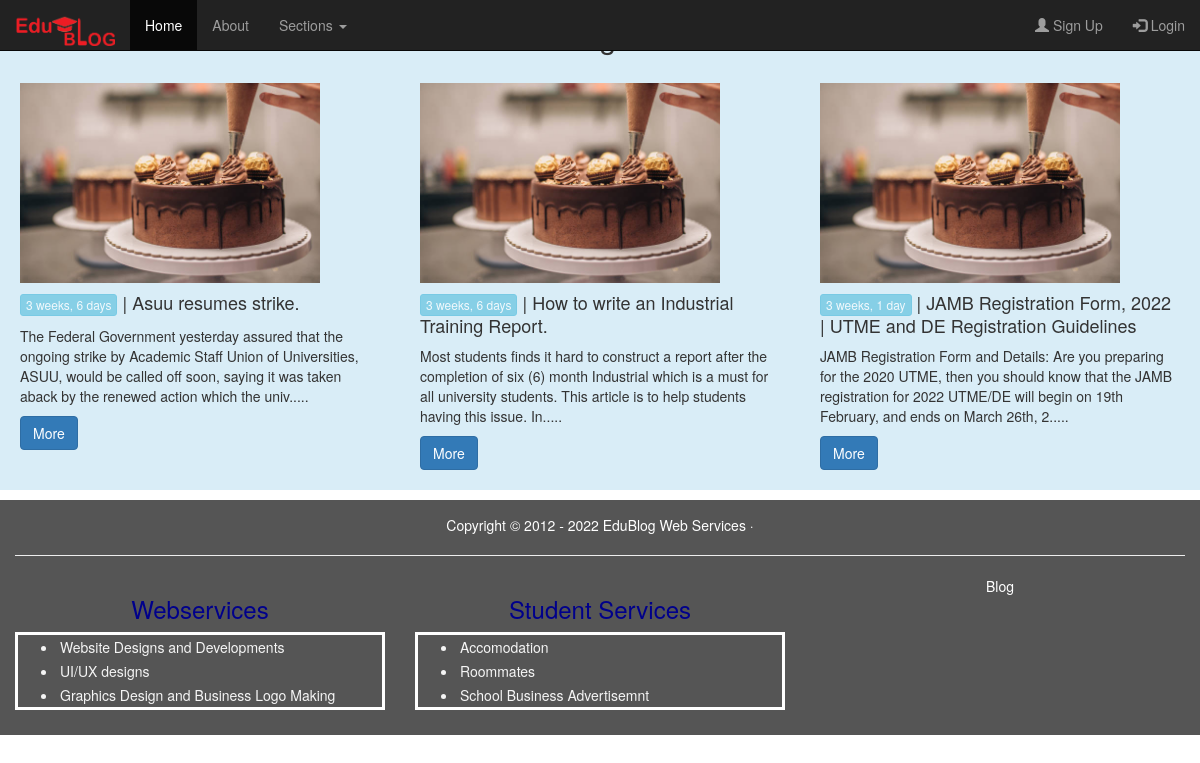
The page / on the database its author committed.
### blogs/models.py (models this page shows, shortened)
class Article(models.Model):
	reporter=models.ForeignKey(User, on_delete=models.CASCADE , blank=True , null=True)
	pub_date=models.DateTimeField()
	headline=models.CharField(max_length=200)
	slug=models.CharField(max_length=200)
	content=models.TextField()

### blogs/views.py (the view)
# urls.py: path('', views.post, name='post'),
def post(request):
	post=Article.objects.all()
	context={'post':post}
	return render (request, 'blogs/index.html', context)

### blogs/templates/blogs/index.html
{% extends 'base.html'%}
{%load static%}
{%block content%}
        <div class="container-fluid bg-info" style="margin-bottom: 10px;">
          <h2 class="text-center">Trending News</h2>
          <div class="row" style="display: flex;">
             {% for post in post%}
            <div class="card" style="width:400px; margin:10px;margin-bottom: 10px; padding: 10px;" >
              <img class="card-img-top" src="{% static 'blogs/images/cake2.jpg'%}" alt="Card image" width="300" height="200">
              <div class="card-body">
                <h4 class="card-title"><a class="btn btn-info btn-xs disabled">{{post.pub_date|timesince}}</a> | {{post.headline}} </h4>
                <p class="card-text">{{post.content| slice:":200"}}.....</p>
                <a href="{% url 'blogs:post_detil' post.pk%}" class="btn btn-primary">More</a>
              </div>
            </div>
            {% endfor%}
          </div>
        </div>
{%endblock%}

### rows shown on the page
Article: pub_date "3 weeks, 6 days", headline "Asuu resumes strike.", content "The Federal Government yesterday assured that the ongoing strike by Academic Staff Union of Universities, ASUU, would be called off soon, saying it was taken aback by the renewed action which the univ"
Article: pub_date "3 weeks, 6 days", headline "How to write an Industrial Training Report.", content "Most students finds it hard to construct a report after the completion of six (6) month Industrial which is a must for all university students. This article is to help students having this issue. In"
Article: pub_date "3 weeks, 1 day", headline "JAMB Registration Form, 2022 | UTME and DE Registration Guidelines", content "JAMB Registration Form and Details: Are you preparing for the 2020 UTME, then you should know that the JAMB registration for 2022 UTME/DE will begin on 19th February, and ends on March 26th, 2"
